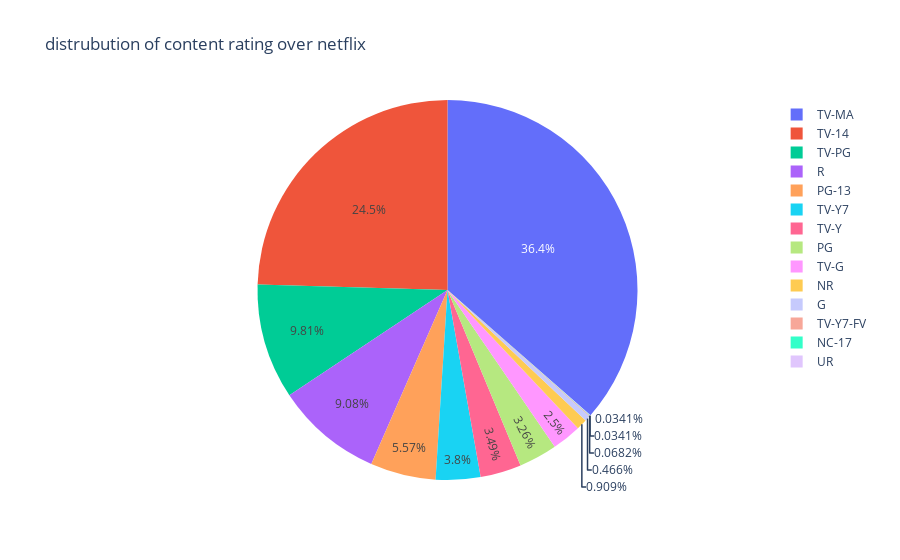

Write notebook code for a chart like this one.
### Code cell
pie = px.pie(x,values=x.values,names=x.index,title="distrubution of content rating over netflix")
pie.show()

### Figure 1 — Plotly figure (JSON) as saved in the notebook; plotly's stock layout.template omitted (floating-point values rounded to 4 significant figures)
{"data": [{"domain": {"x": [0, 1], "y": [0, 1]}, "hovertemplate": "rating=%{label}<br>value=%{value}<extra></extra>", "labels": ["TV-MA", "TV-14", "TV-PG", "R", "PG-13", "TV-Y7", "TV-Y", "PG", "TV-G", "NR", "G", "TV-Y7-FV", "NC-17", "UR"], "legendgroup": "", "name": "", "showlegend": true, "type": "pie", "values": [3207, 2160, 863, 799, 490, 334, 307, 287, 220, 80, 41, 6, 3, 3]}], "layout": {"legend": {"tracegroupgap": 0}, "title": {"text": "distrubution of content rating over netflix"}}}
